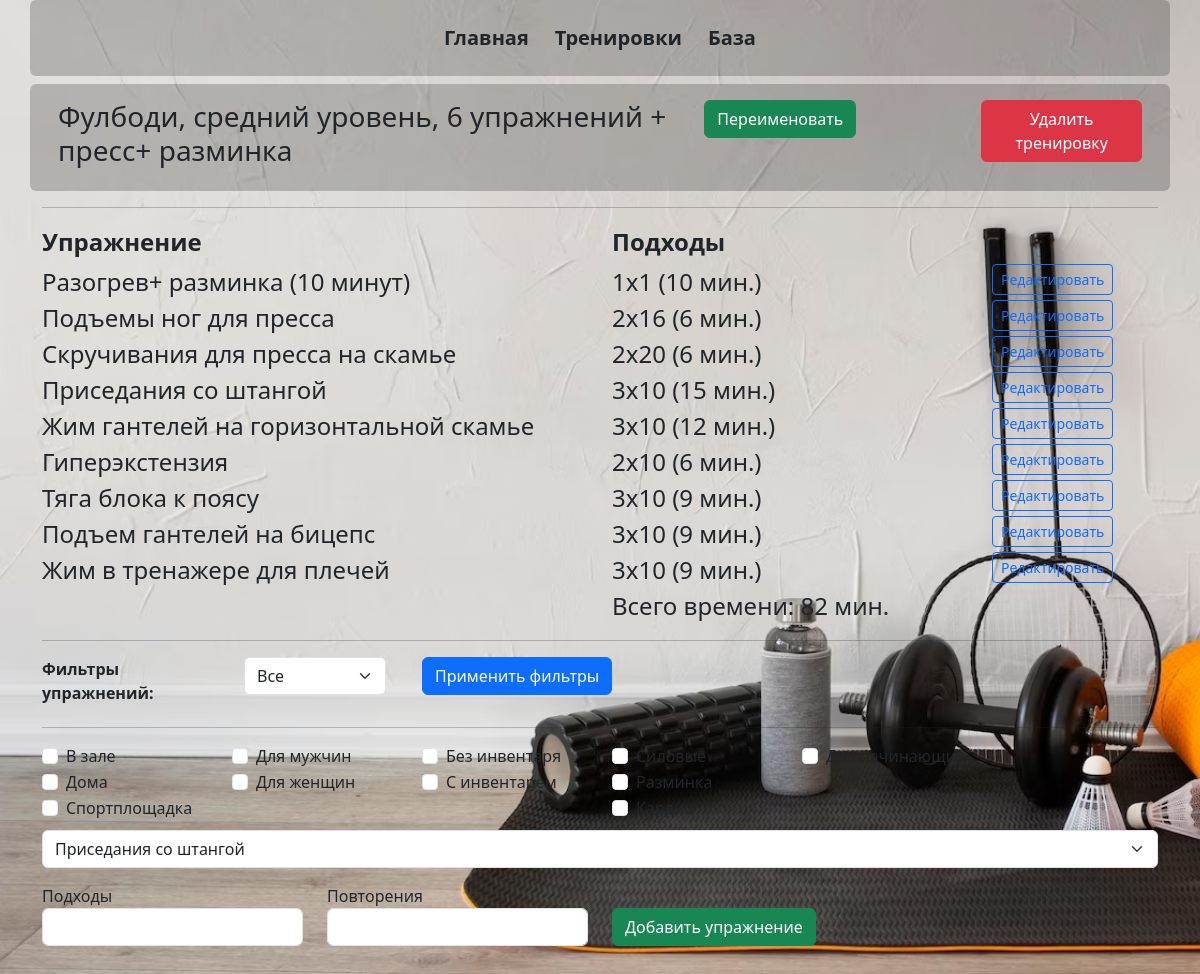
/edit_train/1, run on the app's committed database.
### _models.py (models this page shows, shortened)
class Training(db.Model):
    __tablename__ = 'trainings'
    training_id = db.Column(db.Integer, primary_key=True)
    name = db.Column(db.String(50), nullable=False)
    assigned = db.Column(db.Boolean, default=False)
    completed = db.Column(db.Boolean, default=False)
    date_created = db.Column(db.DateTime, nullable=False, default=datetime.utcnow())
    date_complited = db.Column(db.DateTime)
    exercises = relationship('Exercise', secondary='training_exercises', overlaps="trainings")

class Exercise(db.Model):
    __tablename__ = 'exercises'
    exercise_id = db.Column(db.Integer, primary_key=True)
    name = db.Column(db.String(50), nullable=False)
    target = db.Column(db.String(20), default='')
    description = db.Column(db.String(300), nullable=False)
    difficulty = db.Column(db.Integer, nullable=False)
    time_per_set = db.Column(db.Integer, nullable=False)
    counter = db.Column(db.Integer, default=0)
    filters = db.Column(JSON, default=[])   # LOCATION_FILTERS.keys
    muscles = relationship('Muscle', secondary='exercise_muscles')
    training = db.relationship('Training', secondary='training_exercises', overlaps="exercises")

### main.py (the view)
@app.route('/edit_train/<int:train_id>', methods=['POST', 'GET'])
def edit_train(train_id):
    config_filters = config.FILTER_LIST # основные фильтры из конфига (список списков)
    config_filter_targets = config.FILTER_TARGETS   # список фильтров таргета - групп мышц
    train = Training.query.get(train_id)  # нахожу тренировку по ID которое передано в роуте
    exercise_filter_list = session.get('exercise_filter_list', [])  # загрузка списка фильтров из сессии, или пустой
    target_filter = session.get('target_filter','-1')   # загрузка фильтра таргета из сессии, по умолч -1 (все)
    group_conditions = []
    for group in exercise_filter_list:
        group_condition = or_(*[Exercise.filters.contains(filter) for filter in group])
        group_conditions.append(group_condition)
    combined_condition = and_(*group_conditions)
    filtered_exercises = Exercise.query.filter(combined_condition).all()
    if int(target_filter) >= 0:
        target_filter_name = config_filter_targets[int(target_filter)+1]
        exercises = [ex for ex in filtered_exercises if ex.target == target_filter_name]    # отбираю по полю таргет
    else:
        exercises = filtered_exercises  # если фильтр -1 (все) то не фильтрую
    if train:
        session['train'] = train
        te_info_list = get_training_connections(train.training_id) # функция для получения связанных с тренировкой полей
        session['te_info_list'] = te_info_list
    total_time = 0
    for te_info in te_info_list:
        total_time += te_info[0].time_per_set * te_info[1]
    return render_template('edit_train.html', train=train, te_info_list=te_info_list,
                           exercises=exercises, config_filters=config_filters, exercise_filter_list=exercise_filter_list,
                           config_filter_targets=config_filter_targets, target_filter=target_filter, total_time=total_time)

### _logic.py (called while the page is built)
def get_training_connections(train_id):   # te_info = [te, sets, repetitions, weight] (te- Exercise)
    train = Training.query.get(train_id)
    te_info_list = []
    for te in train.exercises:  # для каждого упражнения te из цикла по training.exercises (класса Training)
        training_exercise = TrainingExercise.query.filter_by(training_id=train.training_id,
                                                             exercise_id=te.exercise_id).first()
        if training_exercise:  # и выбираем связанные сеты повторы и веса (которые 0 по умолчанию)
            sets = training_exercise.sets
            repetitions = training_exercise.repetitions
            weight = training_exercise.weight
            te_info = [te, sets, repetitions, weight]
            te_info_list.append(te_info)
    return te_info_list

### templates/edit_train.html (shortened to what this page needs)
{% extends 'base.html' %}
{% block body %}
<div class="row mb-1 p-3 bg-opacity-20 rounded-2">
            <div class="col-7">
                <h3>{{train.name}}</h3>
            </div>
            <div class="col-3">
                <button type="button" class="btn btn-success" data-bs-toggle="modal" data-bs-target="#rename_train">Переименовать</button>
            </div>
            <div class="col-2">
                <button type="button" class="btn btn-danger" data-bs-toggle="modal" data-bs-target="#delete_train">Удалить тренировку</button>
            </div>
        </div>
<hr>
<section >
{% if te_info_list %}
    <div class="row mb-1 ">
                <div class="col-6 fs-4">
                    <b>Упражнение</b>
                </div>
                <div class="col-3 fs-4">
                    <b>Подходы</b>
                </div>
                <div class="col-3">
                </div>
    </div>
    <div class="row mb-1">
        {% for te_info in te_info_list %}
                <div class="col-6 fs-4">
                    {{te_info[0].name}}
                </div>
                <div class="col-4 fs-4">
                    {{te_info[1]}}x{{te_info[2]}} ({{te_info[0].time_per_set*te_info[1]}} мин.)
                </div>
                <div class="col-2">
                    <button type="button" class="btn btn-outline-primary btn-sm" data-bs-toggle="modal" data-bs-target="#confirmDelete{{ te_info[0].exercise_id }}">Редактировать</button>
                </div>
        {% endfor %}
                <div class="col-6 fs-4">
                </div>
                <div class="col-4 fs-4">
                   Всего времени:  {{total_time}} мин.
                </div>
                <div class="col-2">
                </div>
    </div>
{% else %} <h4>В этой тренировке пока нет упражнений</h4>
{% endif %}
</section>
<hr>
<form action="/get_exercise_filter_list" method="post">
    <div class="row mb-0">
        <div class="col-2">
            <b>Фильтры упражнений:</b>
        </div>
        <div class="col-2">
            <div class="container-fluid">
            <select name="select_target" id="select_target" class="form-select form-select-md mb-3 me-2" aria-label=".form-select-md example">>
                {% for num in range(config_filter_targets|length) %}
                    <option value="{{num-1}}" {% if target_filter|int+1 == num %} selected {% endif %}>{{config_filter_targets[num]}}
                {% endfor %}
            </select>
            </div>
        </div>
        <div class="col-2">
            <input type="submit" class="btn btn-primary" value="Применить фильтры">
        </div>
    </div>
    <hr>
    <div class="row mb-2">
                {% for i in range(config_filters|length) %}
        <div class="col-2">
                    {% for key, filter in config_filters[i].items() %}
                        <div class="form-check">
                            <input class="form-check-input" type="checkbox" name="filters{{i+1}}" value="{{key}}" id="chk_{{key}}" {% if key in exercise_filter_list[i]  %} checked {% endif %}>
                            <label class="form-check-label" for="chk_{{key}}">
                               {{filter}}
                            </label>
                        </div>
                    {% endfor %}
        </div>
                {% endfor %}
    </div>
</form>
<form action="/train_add_ex" method="post">
        <select name="select_exercise" id="select_exercise" class="form-select form-select-md mb-3 me-2" aria-label=".form-select-md example">>
                {% for ex in exercises %}
                    <option value="{{ex.exercise_id}}">{{ex.name}}
                {% endfor %}
        </select>
            <div class="row mb-2">
            <div class="col-3">
                Подходы <br>
                <input type="number" name="sets" id="sets" class="form-control mb-2" required>
            </div>
            <div class="col-3">
                Повторения <br>
                <input type="number" name="reps" id="reps" class="form-control mb-2" required><br>
            </div>
            <div class="col-3">
                <br>
                <input type="submit" class="btn btn-success" value="Добавить упражнение">
            </div>
            </div>
</form>
{% endblock %}

### static/css/main.css (style rules this page uses)
body { background-image: url('../imgs/background.jpg'); background-size: cover; background-repeat: no-repeat; background-attachment: fixed; }
.bg-opacity-20 { background-color: rgba(0, 0, 0, 0.2); }

### data on the page
Training: name "Фулбоди, средний уровень, 6 упражнений + пресс+ разминка"
Exercise: name "Разогрев+ разминка (10 минут)", te_info "1", te_info[0].time_per_set*te_info[1] "10"
Exercise: name "Подъемы ног для пресса", te_info "2", te_info "16", te_info[0].time_per_set*te_info[1] "6"
Exercise: name "Скручивания для пресса на скамье", difficulty "2", te_info "20", te_info[0].time_per_set*te_info[1] "6"
Exercise: name "Приседания со штангой", te_info "3", te_info "10", te_info[0].time_per_set*te_info[1] "15"
Exercise: name "Жим гантелей на горизонтальной скамье", te_info "3", te_info "10", te_info[0].time_per_set*te_info[1] "12"
Exercise: name "Гиперэкстензия", te_info "2", te_info "10", te_info[0].time_per_set*te_info[1] "6"
Exercise: name "Тяга блока к поясу", time_per_set "3", te_info "10", te_info[0].time_per_set*te_info[1] "9"
Exercise: name "Подъем гантелей на бицепс", time_per_set "3", te_info "10", te_info[0].time_per_set*te_info[1] "9"
Exercise: name "Жим в тренажере для плечей", time_per_set "3", te_info "10", te_info[0].time_per_set*te_info[1] "9"

### other printed values
{{ total_time }} "82"
{{ filter }} "В зале" "Дома" "Спортплощадка" "Для мужчин" "Для женщин" "Без инвентаря" "С инвентарем" "Силовые" "Разминка" "Кардио" "Для начинающих"
form field select_target "Все"
form field select_exercise "Приседания со штангой"
